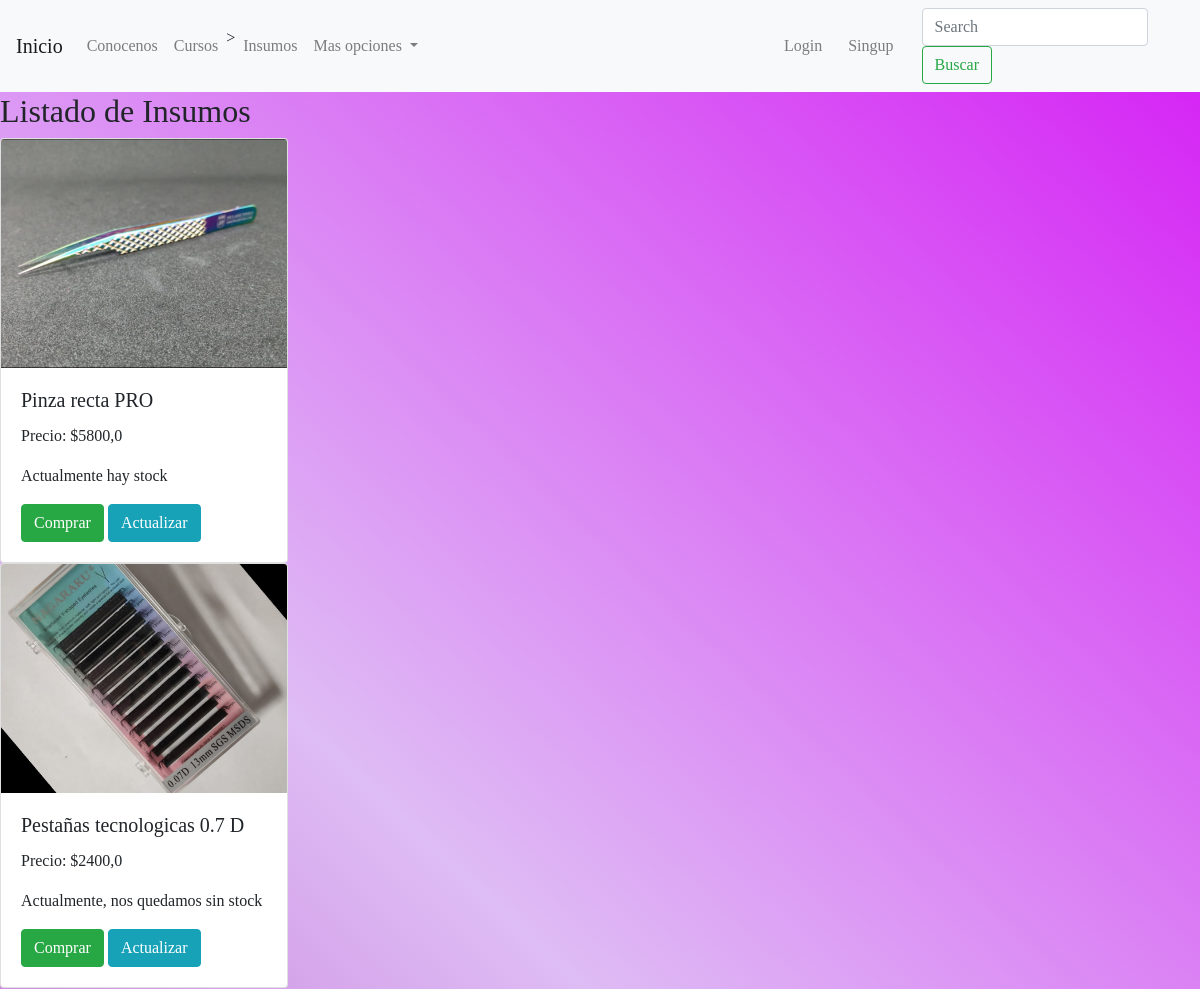
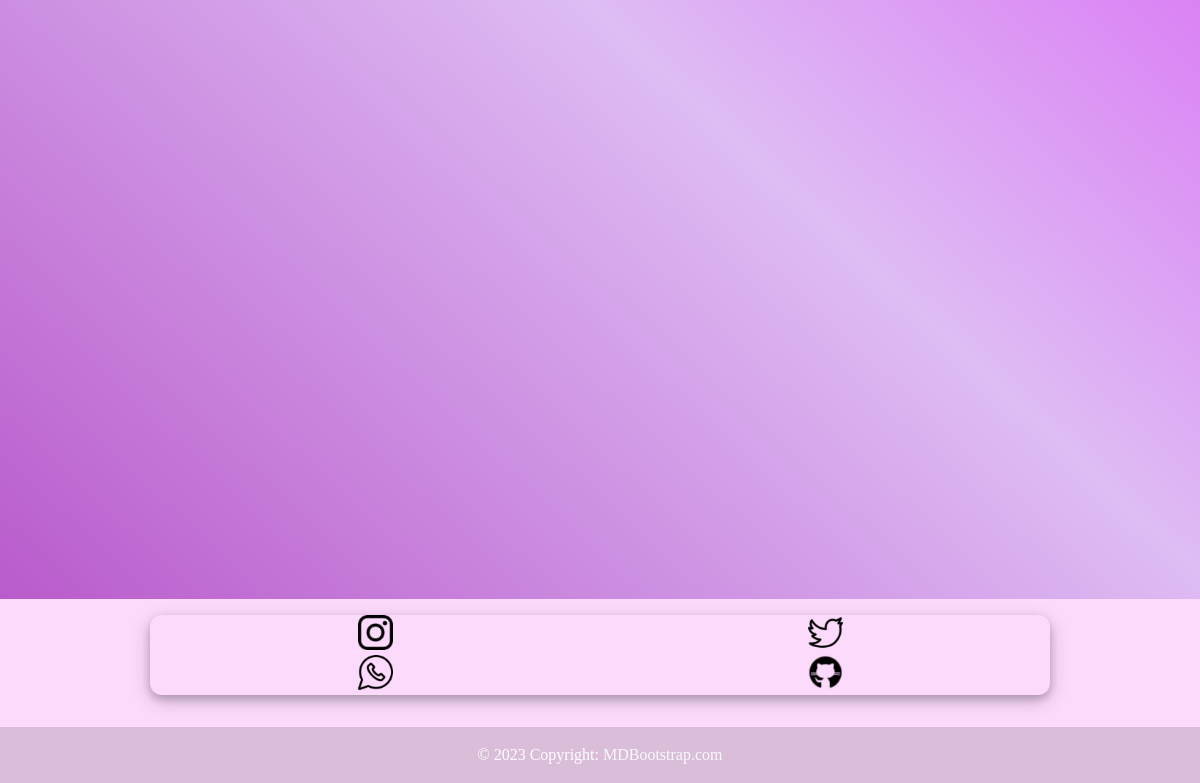
The app's page /supplies/list-supplies/ with its own data (2 pictures, top to bottom).
### supplies/models.py (models this page shows, shortened)
class Supplies(models.Model):
    name = models.CharField(max_length=100)
    price = models.FloatField()
    stock = models.BooleanField(default=True)
    supplie_image = models.ImageField(upload_to='Supplies_images',blank=True, null=True)

### supplies/views.py (the view)
# urls.py: path('list-supplies/', list_supplies),
def list_supplies(request):
    if 'search' in request.GET:
        search = request.GET['search']
        supplies = Supplies.objects.filter(name__icontains=search)
    else:
        supplies = Supplies.objects.all()
    context = {
        'supplies':supplies,
    }
    return render(request, 'supplies/list_supplies.html', context=context)

### templates/supplies/list_supplies.html (shortened to what this page needs)
{% extends 'base.html' %}
{% block content %}
    <h2> Listado de Insumos</h2>
                {% for supplie in supplies %}
                <div class="card" style="width: 18rem;">
                    <img src={{supplie.supplie_image.url}} class="card-img-top">
                    <div class="card-body">
                    <h5 class="card-title">{{supplie.name}}</h5>
                    <p class="card-text">Precio: ${{supplie.price}}</p>
                    {% if supplie.stock == True %}
                        <p>Actualmente hay stock</p>
                    {% else %}
                        <p>Actualmente, nos quedamos sin stock</p>
                    {% endif %}
                    <a href="#" class="btn btn-success">Comprar</a>
                    <a href="/supplies/update-supplies/{{supplie.id}}/" class="btn btn-info">Actualizar</a>
                    </div>
                </div>
                 {% endfor %}
{% endblock %}

### templates/base.html (style rules this page uses)
* { box-sizing: border-box; padding: 0; margin: 0; }
body { font-family: 'Playfair Display', serif; display: grid; background-color: #491bd4; background-image: linear-gradient(43deg, #b34bc5 0%, #debcf4 46%, #d51df5 100%); align-content: center; min-height: 100vh; }
body { background-color: rgb(90, 33, 98); }

### records on screen
Supplies: supplie_image (picture), name "Pinza recta PRO", price "5800,0", stock "Actualmente hay stock"
Supplies: supplie_image (picture), name "Pestañas tecnologicas 0.7 D", price "2400,0", stock "Actualmente, nos quedamos sin stock"
